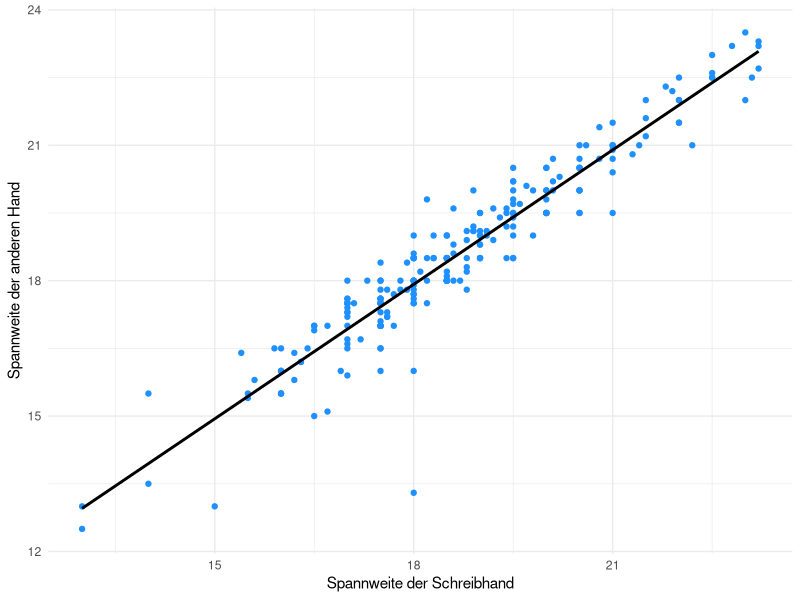
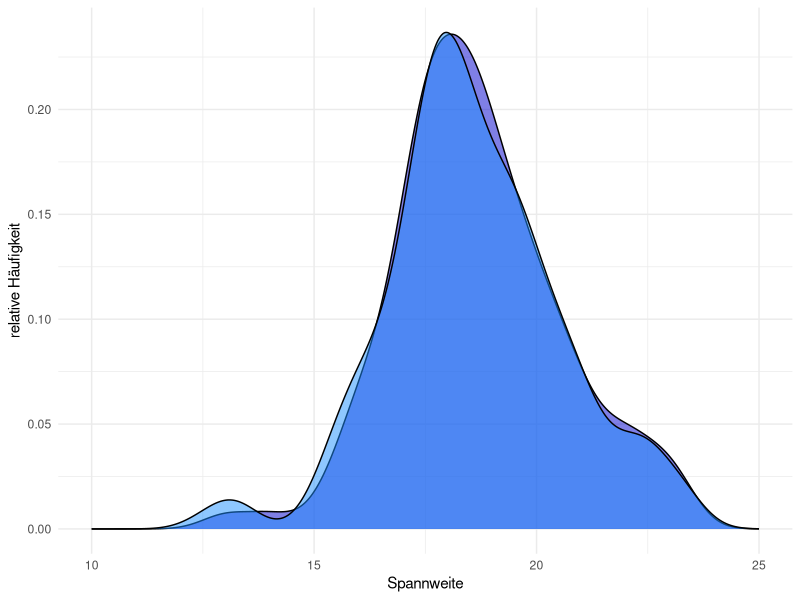

Recreate these plots in R, in order.
library("MASS")
library(ggplot2)

# Spalten umbennen
colnames(survey) <- c("sex", "wr_span", "nwr_span", "wr_hand", "fold_top", "pulse", "clap_top", "exercise_freq", "smoke_freq", "height", "unit", "age");

### Hands
hands <- survey[,c(2,3)]
hands <- na.omit(hands)

# Lineare Regression
lm(survey$nwr_span ~ survey$wr_span)

ggplot(hands, aes(x = wr_span, y = nwr_span)) +
  geom_point(color = "dodgerblue") +  # Punkte hinzufügen
  geom_smooth(method = "lm", se = FALSE, color = "black") +  # Regressionslinie ohne Standardfehler hinzufügen
  labs(x = "Spannweite der Schreibhand", y = "Spannweite der anderen Hand") + # Achsenbeschriftungen
  theme_minimal()
  
ggplot(hands, aes(x = wr_span)) +
  geom_density(fill = "blue3", alpha = 0.5) +
  geom_density(aes(x = nwr_span), fill = "dodgerblue", alpha = 0.5) +
  labs(x = "Spannweite",
       y = "relative Häufigkeit") +
  xlim(10, 25) +
  theme_minimal()

